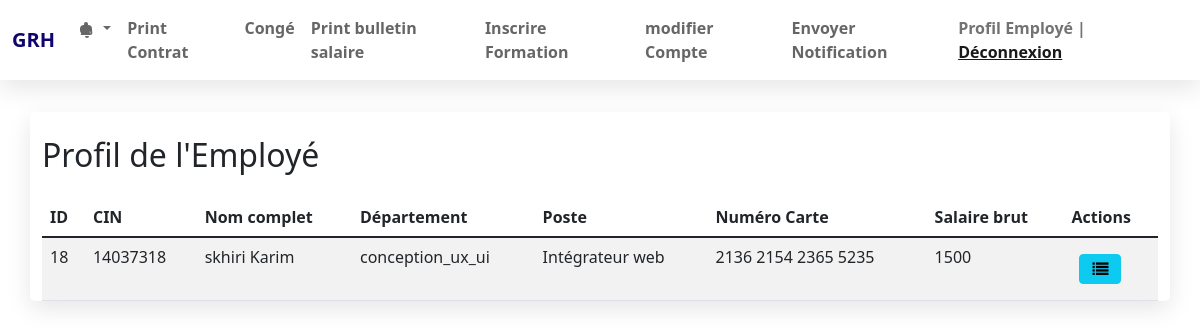
Page /employé/Liste_payement.php (signed in) on the committed database.
### tables this page shows
CREATE TABLE `employe` (
  `id` int(6) UNSIGNED NOT NULL,
  `cin` varchar(255) NOT NULL,
  `nom` varchar(255) NOT NULL,
  `prenom` varchar(255) NOT NULL,
  `email` varchar(255) DEFAULT NULL,
  `gender` varchar(1) DEFAULT NULL,
  `age` int(3) DEFAULT NULL,
  `telephone` varchar(20) DEFAULT NULL,
  `nationality` varchar(255) DEFAULT NULL,
  `civility` varchar(255) DEFAULT NULL,
  `children` int(2) DEFAULT NULL,
  `image` varchar(255) DEFAULT NULL,
  `departement` varchar(255) DEFAULT NULL,
  `poste` varchar(255) DEFAULT NULL,
  `type_contrat` varchar(255) DEFAULT NULL,
  `salaire` varchar(50) DEFAULT NULL,
  `dateDebut` date DEFAULT NULL,
  `dateFin` date DEFAULT NULL,
  `typeContrat` varchar(255) DEFAULT NULL,
  `horaire` varchar(255) DEFAULT NULL,
  `reg_date` timestamp NOT NULL DEFAULT current_timestamp() ON UPDATE current_timestamp(),
  `numcarte` varchar(255) DEFAULT NULL,
  `username` varchar(100) DEFAULT NULL,
  `paswrd` varchar(255) DEFAULT NULL
);

### employé/Liste_payement.php (the view, shortened to what this page needs)
<?php
require_once('connect.php');
$user_id = $_SESSION['user_id'];
 $readSql = "SELECT * FROM employe WHERE id = ?";
if ($stmt = $con->prepare($readSql)) {
    $stmt->bind_param("i", $user_id);
    $stmt->execute();
    $result = $stmt->get_result();
    $user = $result->fetch_assoc();
} else {
    die("Error preparing statement: " . $con->error);
}
include 'navbarEmployé.php';
?>
<!DOCTYPE html>
<html lang="en">
<head>
    <link href="https://cdn.jsdelivr.net/npm/bootstrap@5.1.3/dist/css/bootstrap.min.css" rel="stylesheet">
    <link rel="stylesheet" href="https://stackpath.bootstrapcdn.com/font-awesome/4.7.0/css/font-awesome.min.css">
    <link rel="stylesheet" href="style.css">
</head>
<body>
<div class="container">
    <div class="row pt-4">
        <h2>Profil de l'Employé</h2>
    </div>
    <?php if ($user): ?>
    <table class="table table-striped mt-3">
        <thead>
            <tr>
                <th>ID</th>
                <th>CIN</th>
                <th>Nom complet</th>
                <th>Département</th>
                <th>Poste</th>
                <th>Numéro Carte</th>
                <th>Salaire brut</th>
                <th>Actions</th>
            </tr>
        </thead>
        <tbody>
            <tr>
                <td><?php echo htmlspecialchars($user['id']); ?></td>
                <td><?php echo htmlspecialchars($user['cin']); ?></td>
                <td><?php echo htmlspecialchars($user['nom']) . " " . htmlspecialchars($user['prenom']); ?></td>
                <td><?php echo htmlspecialchars($user['departement']); ?></td>
                <td><?php echo htmlspecialchars($user['poste']); ?></td>
                <td><?php echo htmlspecialchars($user['numcarte']); ?></td>
                <td><?php echo htmlspecialchars($user['salaire']); ?></td>
                <td>
                     <a href="liste_paiements_month.php?cin=<?php echo htmlspecialchars($user['cin']); ?>" class="btn btn-info m-2" title="Liste des paiements">
                        <i class="fa fa-list"></i>
                    </a>
                </td>
            </tr>
        </tbody>
    </table>
    <?php else: ?>
    <p>Aucun profil trouvé pour l'utilisateur connecté.</p>
    <?php endif; ?>
</div>
</body>
</html>

### employé/style.css (style rules this page uses)
.container { margin-top: 2rem; background-color: #fff; border-radius: 5px; box-shadow: 0 .5rem 1.5rem rgba(0, 0, 0, .1); }

### rows in the picture
employe: id "18", cin "14037318", nom "skhiri", prenom "Karim", departement "conception_ux_ui", poste "Intégrateur web", numcarte "2136 2154 2365 5235", salaire "1500"
